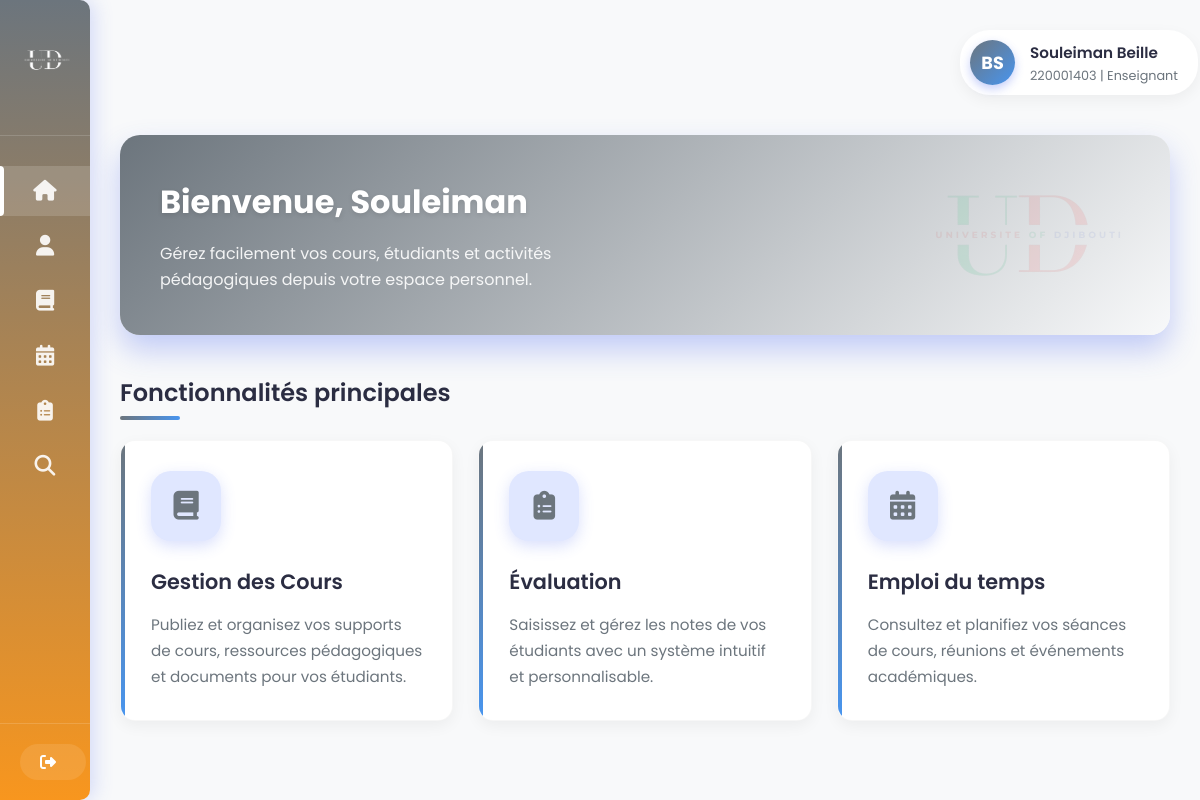
Page /apps/views/teachers/acceuil_enseignant.php (signed in) on the committed database.
### tables this page shows
CREATE TABLE `personne` (
  `id_personne` int(11) NOT NULL,
  `prenom` varchar(50) DEFAULT NULL,
  `nom` varchar(50) DEFAULT NULL,
  `email` varchar(100) DEFAULT NULL,
  `mot_de_passe` varchar(255) DEFAULT NULL,
  `image_profile` varchar(255) DEFAULT NULL,
  `role` varchar(50) DEFAULT NULL,
  `date_inscription` date DEFAULT NULL,
  `dateNaissance` date DEFAULT NULL
);

### apps/views/teachers/acceuil_enseignant.php (the view, shortened to what this page needs)
<?php
require_once '../../../config/db.php';
$userID = $_SESSION['user_id'];
$sql = "SELECT id_personne, prenom, nom, email, role FROM personne WHERE id_personne = ?";
$stmt = $conn->prepare($sql);
$stmt->bind_param("s", $userID);
$stmt->execute();
$result = $stmt->get_result();
if ($result && $result->num_rows > 0) {
    $row = $result->fetch_assoc();
    $id_personne = $row['id_personne'];
    $prenom = $row['prenom'];
    $nom = $row['nom'];
    $initiales = strtoupper(substr($prenom, 0, 1) . substr($nom, 0, 1));
} else {
    die("Utilisateur non trouvé.");
}
?>
<!DOCTYPE html>
<html lang="fr">
<head>
    <link rel="stylesheet" href="https://cdnjs.cloudflare.com/ajax/libs/font-awesome/6.4.0/css/all.min.css">
    <link rel="stylesheet" href="../../../public/assets/css/acceuil_enseignant.css">
</head>
<body>
    <div class="dashboard">
        <aside class="sidebar">
            <div class="sidebar-header">
                <img src="../../../public/assets/img/U-remove.png" alt="Logo Université">
            </div>
            <nav class="sidebar-menu">
                <ul>
                    <li class="active">
                        <a href="accueil_enseignant.php">
                            <i class="fas fa-home"></i>
                        </a>
                    </li>
                    <li>
                        <a href="profile_enseignant.php">
                            <i class="fas fa-user"></i>
                        </a>
                    </li>
                    <li>
                        <a href="deposer_cours.php">
                            <i class="fas fa-book"></i>
                        </a>
                    </li>
                    <li>
                        <a href="enseignant_planning.php">
                            <i class="fas fa-calendar-alt"></i>
                        </a>
                    </li>
                    <li>
                        <a href="deposer_notes.php">
                            <i class="fas fa-clipboard-list"></i>
                        </a>
                    </li>
                    <li>
                        <a href="consulter_note.php">
                            <i class="fas fa-search"></i>
                        </a>
                    </li>
                </ul>
            </nav>
            <div class="sidebar-footer">
                <a href="../../../config/logout.php" class="btn-logout">
                    <i class="fas fa-sign-out-alt"></i>
                </a>
            </div>
        </aside>
        <main class="main-content">
            <div class="header">
                <div class="user-profile">
                    <div class="avatar"><?= $initiales ?></div>
                    <div class="user-info">
                        <h5><?= $nom . ' ' . $prenom ?></h5>
                        <p><?= $id_personne ?> | Enseignant</p>
                    </div>
                </div>
            </div>
            <div class="welcome-banner">
                <div class="welcome-text">
                    <h1>Bienvenue, <?= $nom ?></h1>
                    <p>Gérez facilement vos cours, étudiants et activités pédagogiques depuis votre espace personnel.</p>
                </div>
            </div>
            <div class="features-section">
                <h2 class="section-title">Fonctionnalités principales</h2>
                <div class="features-container">
                    <div class="feature-card">
                        <div class="feature-icon">
                            <i class="fas fa-book"></i>
                        </div>
                        <h3 class="feature-title">Gestion des Cours</h3>
                        <p class="feature-description">Publiez et organisez vos supports de cours, ressources pédagogiques et documents pour vos étudiants.</p>
                    </div>
                    <div class="feature-card">
                        <div class="feature-icon">
                            <i class="fas fa-clipboard-list"></i>
                        </div>
                        <h3 class="feature-title">Évaluation</h3>
                        <p class="feature-description">Saisissez et gérez les notes de vos étudiants avec un système intuitif et personnalisable.</p>
                    </div>
                    <div class="feature-card">
                        <div class="feature-icon">
                            <i class="fas fa-calendar-alt"></i>
                        </div>
                        <h3 class="feature-title">Emploi du temps</h3>
                        <p class="feature-description">Consultez et planifiez vos séances de cours, réunions et événements académiques.</p>
                    </div>
                </div>
            </div>
        </main>
    </div>
</body>
</html>

### rows in the picture
personne: initiales "BS", nom "Souleiman", prenom "Beille", id_personne "220001403"
